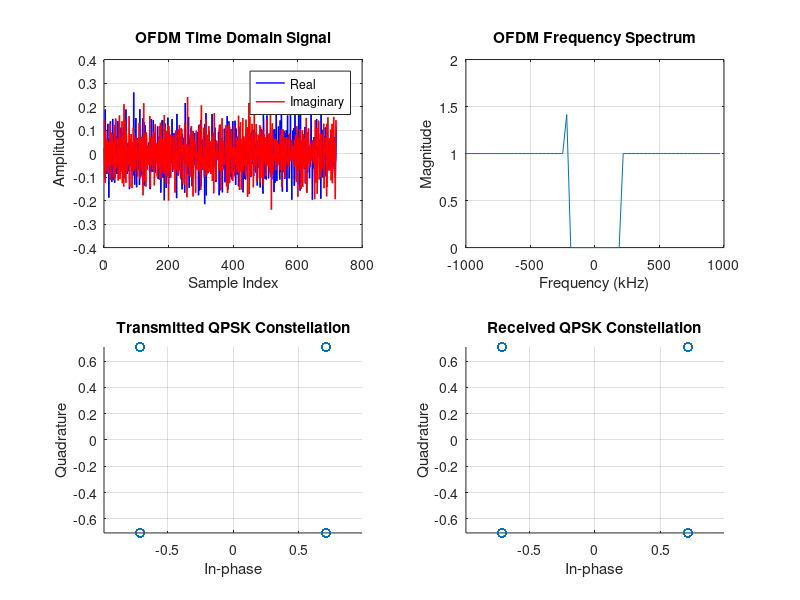

Source code (MATLAB):
%% COMS4105 Practical 3 - Exercise 4.1.1
% ofdm mod/demod implementation
% 52 sub-carriers, 2mhz, qpsk

clear; close all; clc;

%% system parameters
N_active = 52;           % active sub-carriers
bandwidth = 2e6;         % 2mhz total
T_symbol = 36e-6;        % symbol duration
guard_ratio = 1/8;       % guard ratio

% calculate derived
T_useful = T_symbol * 8/9;  % fft period
T_guard = T_symbol - T_useful;  % guard time
subcarrier_spacing = 1/T_useful;  % spacing

% fft size calc
% fit 52 carriers in 2mhz
N_fft = round(bandwidth / subcarrier_spacing);  % fft size
if mod(N_fft, 2) ~= 0
    N_fft = N_fft + 1;  % even fft
end

N_guard = round(N_fft * guard_ratio);  % guard samples
fs = N_fft / T_useful;  % sampling freq

fprintf('=== OFDM System Parameters ===\n');
fprintf('FFT Size: %d\n', N_fft);
fprintf('Active Subcarriers: %d\n', N_active);
fprintf('Sampling Frequency: %.2f MHz\n', fs/1e6);
fprintf('Subcarrier Spacing: %.2f kHz\n', subcarrier_spacing/1000);
fprintf('Guard Samples: %d\n', N_guard);
fprintf('Useful Symbol Period: %.1f μs\n', T_useful*1e6);
fprintf('Guard Period: %.1f μs\n', T_guard*1e6);

%% pilot assignment
% pilots at indices
pilot_indices = [1, 18, 35, 52]; % matlab indexing
pilot_symbols = [0+0j, 0+1j, 1+0j, 1+1j]; % qpsk

%% data generation
N_data = N_active - length(pilot_indices);  % data subcarriers
N_symbols = 10;  % ofdm symbols

% generate qpsk data
data_bits = randi([0 1], N_data * 2, N_symbols);  % bits
qpsk_constellation = [1+1j, -1+1j, 1-1j, -1-1j]/sqrt(2);  % qpsk

% map bits to qpsk
data_symbols = zeros(N_data, N_symbols);
for sym_idx = 1:N_symbols
    for data_idx = 1:N_data
        bit_pair = data_bits((data_idx-1)*2+1:(data_idx-1)*2+2, sym_idx);
        % qpsk mapping
        if bit_pair(1) == 0 && bit_pair(2) == 0
            data_symbols(data_idx, sym_idx) = qpsk_constellation(1);
        elseif bit_pair(1) == 0 && bit_pair(2) == 1
            data_symbols(data_idx, sym_idx) = qpsk_constellation(3);
        elseif bit_pair(1) == 1 && bit_pair(2) == 0
            data_symbols(data_idx, sym_idx) = qpsk_constellation(2);
        else
            data_symbols(data_idx, sym_idx) = qpsk_constellation(4);
        end
    end
end

%% ofdm modulator
ofdm_signal = zeros(N_fft + N_guard, N_symbols);

for sym_idx = 1:N_symbols
    % frequency domain
    freq_domain = zeros(N_fft, 1);
    
    % map active carriers
    active_indices = (-N_active/2:N_active/2-1) + N_fft/2 + 1;
    
    % insert pilots
    data_counter = 1;
    for i = 1:N_active
        if any(i == pilot_indices)
            pilot_idx = find(i == pilot_indices);
            freq_domain(active_indices(i)) = pilot_symbols(pilot_idx);
        else
            freq_domain(active_indices(i)) = data_symbols(data_counter, sym_idx);
            data_counter = data_counter + 1;
        end
    end
    
    % ifft to time
    time_domain = ifft(freq_domain, N_fft);
    
    % add cyclic prefix
    guard_part = time_domain(end-N_guard+1:end);
    ofdm_symbol = [guard_part; time_domain];
    
    ofdm_signal(:, sym_idx) = ofdm_symbol;
end

% concatenate symbols
tx_signal = ofdm_signal(:);

fprintf('\n=== Modulation Complete ===\n');
fprintf('Generated %d OFDM symbols\n', N_symbols);
fprintf('Total signal length: %d samples\n', length(tx_signal));

%% ofdm demodulator
rx_signal = tx_signal;  % perfect channel
rx_symbols = zeros(N_active, N_symbols);

for sym_idx = 1:N_symbols
    % extract symbol
    start_idx = (sym_idx-1) * (N_fft + N_guard) + 1;
    end_idx = start_idx + N_fft + N_guard - 1;
    rx_symbol = rx_signal(start_idx:end_idx);
    
    % remove cyclic prefix
    rx_useful = rx_symbol(N_guard+1:end);
    
    % fft to frequency
    freq_rx = fft(rx_useful, N_fft);
    
    % extract carriers
    active_indices = (-N_active/2:N_active/2-1) + N_fft/2 + 1;
    rx_symbols(:, sym_idx) = freq_rx(active_indices);
end

fprintf('=== Demodulation Complete ===\n');

%% plot results
figure(1);
subplot(2,2,1);
plot(real(tx_signal), 'b', 'LineWidth', 1);
hold on;
plot(imag(tx_signal), 'r', 'LineWidth', 1);
title('OFDM Time Domain Signal');
xlabel('Sample Index');
ylabel('Amplitude');
legend('Real', 'Imaginary');
grid on;

subplot(2,2,2);
% plot spectrum
first_symbol = ofdm_signal(N_guard+1:end, 1);
freq_spectrum = fft(first_symbol, N_fft);
freq_axis = (-N_fft/2:N_fft/2-1) * fs/N_fft / 1000;
plot(freq_axis, fftshift(abs(freq_spectrum)));
title('OFDM Frequency Spectrum');
xlabel('Frequency (kHz)');
ylabel('Magnitude');
grid on;

subplot(2,2,3);
% tx constellation
tx_data_flat = data_symbols(:);
scatter(real(tx_data_flat), imag(tx_data_flat), 'bo');
title('Transmitted QPSK Constellation');
xlabel('In-phase');
ylabel('Quadrature');
grid on;
axis equal;

subplot(2,2,4);
% rx constellation
rx_data = rx_symbols;
pilot_mask = false(N_active, 1);
pilot_mask(pilot_indices) = true;
data_mask = ~pilot_mask;
rx_data_only = rx_data(data_mask, :);
rx_data_flat = rx_data_only(:);

scatter(real(rx_data_flat), imag(rx_data_flat), 'ro');
title('Received QPSK Constellation');
xlabel('In-phase');
ylabel('Quadrature');
grid on;
axis equal;

%% performance analysis
% calculate evm
tx_data_flat = data_symbols(:);
rx_data_flat = rx_data_only(:);

% normalize rx power
rx_normalized = rx_data_flat * sqrt(mean(abs(tx_data_flat).^2)) / sqrt(mean(abs(rx_data_flat).^2));
error_vector = tx_data_flat - rx_normalized;
evm_rms = sqrt(mean(abs(error_vector).^2)) / sqrt(mean(abs(tx_data_flat).^2)) * 100;

fprintf('EVM (RMS): %.4f%%\n', evm_rms);

%% ber calculation
% demodulate qpsk to bits
rx_bits = zeros(size(data_bits));
for sym_idx = 1:N_symbols
    data_counter = 1;
    for i = 1:N_active
        if ~any(i == pilot_indices)
            rx_symbol = rx_data(i, sym_idx);
            
            % qpsk decision
            if real(rx_symbol) > 0 && imag(rx_symbol) > 0
                bit_pair = [0, 0];
            elseif real(rx_symbol) > 0 && imag(rx_symbol) < 0
                bit_pair = [0, 1];
            elseif real(rx_symbol) < 0 && imag(rx_symbol) > 0
                bit_pair = [1, 0];
            else
                bit_pair = [1, 1];
            end
            
            rx_bits((data_counter-1)*2+1:(data_counter-1)*2+2, sym_idx) = bit_pair;
            data_counter = data_counter + 1;
        end
    end
end

% calculate ber
bit_errors = sum(sum(data_bits ~= rx_bits));
total_bits = numel(data_bits);
ber = bit_errors / total_bits;

fprintf('Bit Error Rate: %.2e (%d errors out of %d bits)\n', ber, bit_errors, total_bits);

%% save results
save('exercise_4_1_1_results.mat', 'ofdm_signal', 'tx_signal', 'N_fft', 'N_guard', 'fs', ...
     'N_active', 'pilot_indices', 'pilot_symbols', 'subcarrier_spacing');

% save figure
saveas(gcf, 'exercise_4_1_1_results.png');
fprintf('\nFigure saved as exercise_4_1_1_results.png\n');
fprintf('\nExercise 4.1.1 completed successfully!\n');